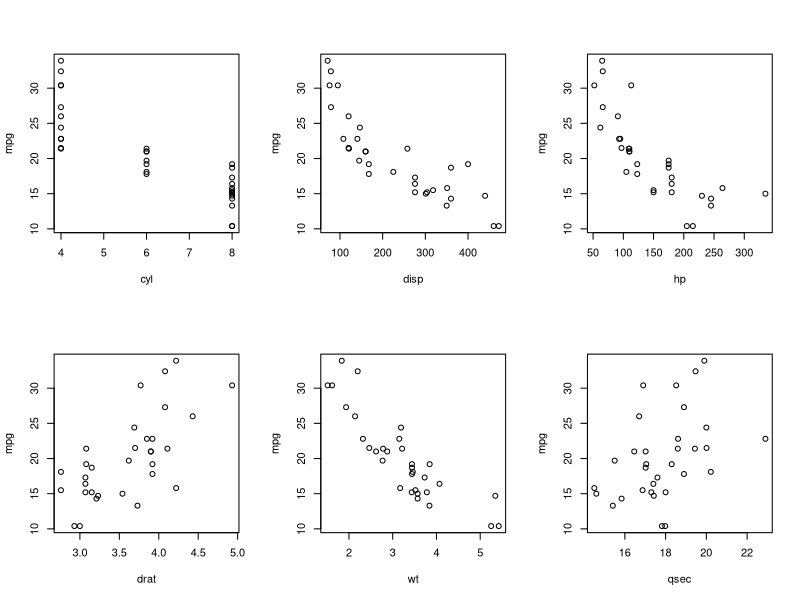
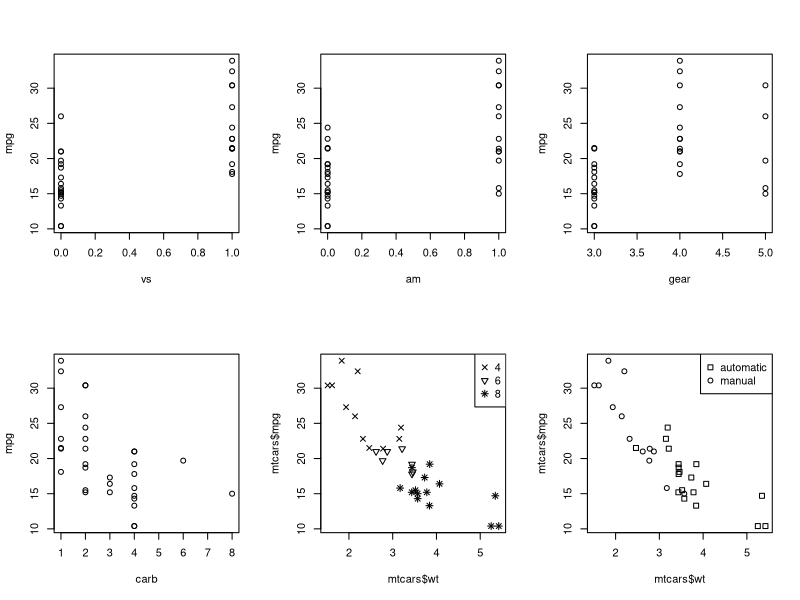
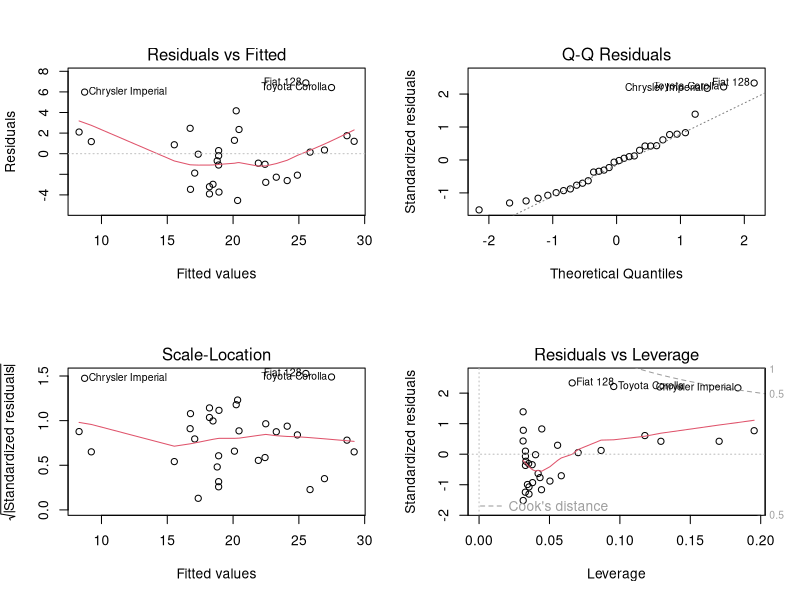

These figures' R source, in order:
## ---- chunk 1
data(mtcars)
## ---- chunk 2
cor(mtcars$mpg, mtcars)
## ---- chunk 3
fit1 <- lm(mpg ~ am, data = mtcars)
fit2 <- lm(mpg ~ am + wt, data = mtcars)
fit3 <- lm(mpg ~ am + wt + cyl, data = mtcars)
fit4 <- lm(mpg ~ am + wt + cyl + disp, data = mtcars)
anova(fit1, fit2, fit3, fit4)
## ---- chunk 4
fit1 <- lm(mpg ~ wt + cyl, data = mtcars)
fit2 <- lm(mpg ~ wt + cyl + am, data = mtcars)
anova(fit1, fit2)
## ---- chunk 5
summary(lm(mpg ~ wt, data = mtcars))$coef
## ---- chunk 6
par(mfrow = c(2,3))
plot(mpg ~ ., data = mtcars)
## ---- chunk 7
plot(mtcars$wt, mtcars$mpg, pch=as.numeric(mtcars$cyl))
legend("topright", legend = levels(as.factor(mtcars$cyl)), pch=c(4,6,8))
## ---- chunk 8
plot(mtcars$wt, mtcars$mpg, pch = mtcars$am)
legend("topright", legend = c("automatic", "manual"), pch=as.numeric(levels(as.factor(mtcars$am))))
## ---- chunk 9
model <- lm(mpg ~ wt, data = mtcars)
par(mfrow = c(2, 2)); plot(model)
